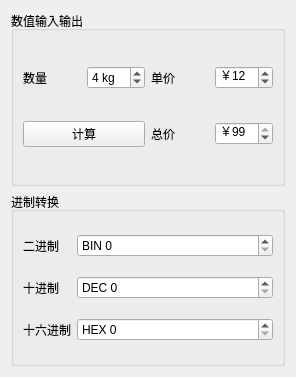
<?xml version="1.0" encoding="UTF-8"?>
<ui version="4.0">
 <class>Widget</class>
 <widget class="QWidget" name="Widget">
  <property name="geometry">
   <rect>
    <x>0</x>
    <y>0</y>
    <width>296</width>
    <height>377</height>
   </rect>
  </property>
  <property name="windowTitle">
   <string>Widget</string>
  </property>
  <layout class="QVBoxLayout" name="verticalLayout">
   <item>
    <widget class="QGroupBox" name="groupBox">
     <property name="title">
      <string>数值输入输出</string>
     </property>
     <layout class="QGridLayout" name="gridLayout">
      <item row="0" column="0">
       <widget class="QLabel" name="label">
        <property name="text">
         <string>数量</string>
        </property>
       </widget>
      </item>
      <item row="0" column="1">
       <widget class="QSpinBox" name="spinNum">
        <property name="suffix">
         <string> kg</string>
        </property>
        <property name="prefix">
         <string/>
        </property>
        <property name="value">
         <number>4</number>
        </property>
       </widget>
      </item>
      <item row="0" column="2">
       <widget class="QLabel" name="label_2">
        <property name="text">
         <string>单价</string>
        </property>
       </widget>
      </item>
      <item row="0" column="3">
       <widget class="QSpinBox" name="spinPrice">
        <property name="prefix">
         <string>￥</string>
        </property>
        <property name="value">
         <number>12</number>
        </property>
       </widget>
      </item>
      <item row="1" column="0" colspan="2">
       <widget class="QPushButton" name="btnCalculate">
        <property name="text">
         <string>计算</string>
        </property>
       </widget>
      </item>
      <item row="1" column="2">
       <widget class="QLabel" name="label_3">
        <property name="text">
         <string>总价</string>
        </property>
       </widget>
      </item>
      <item row="1" column="3">
       <widget class="QSpinBox" name="spinTotal">
        <property name="prefix">
         <string>￥</string>
        </property>
        <property name="value">
         <number>99</number>
        </property>
       </widget>
      </item>
     </layout>
    </widget>
   </item>
   <item>
    <widget class="QGroupBox" name="groupBox_2">
     <property name="title">
      <string>进制转换</string>
     </property>
     <layout class="QGridLayout" name="gridLayout_2" rowstretch="0,0,0" columnstretch="0,1">
      <item row="0" column="0">
       <widget class="QLabel" name="label_4">
        <property name="text">
         <string>二进制</string>
        </property>
       </widget>
      </item>
      <item row="0" column="1">
       <widget class="QSpinBox" name="spinBin">
        <property name="prefix">
         <string>BIN </string>
        </property>
        <property name="displayIntegerBase">
         <number>2</number>
        </property>
       </widget>
      </item>
      <item row="1" column="0">
       <widget class="QLabel" name="label_5">
        <property name="text">
         <string>十进制</string>
        </property>
       </widget>
      </item>
      <item row="1" column="1">
       <widget class="QSpinBox" name="spinDec">
        <property name="prefix">
         <string>DEC </string>
        </property>
       </widget>
      </item>
      <item row="2" column="0">
       <widget class="QLabel" name="label_6">
        <property name="text">
         <string>十六进制</string>
        </property>
       </widget>
      </item>
      <item row="2" column="1">
       <widget class="QSpinBox" name="spinHex">
        <property name="prefix">
         <string>HEX </string>
        </property>
        <property name="displayIntegerBase">
         <number>16</number>
        </property>
       </widget>
      </item>
     </layout>
    </widget>
   </item>
  </layout>
 </widget>
 <resources/>
 <connections/>
</ui>
